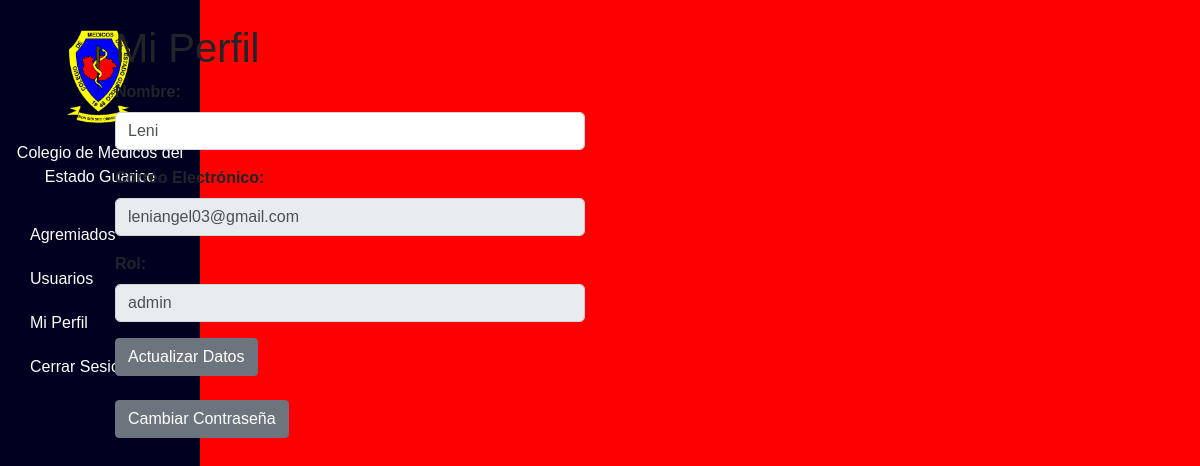
Screenshot of /profile.php (signed in) with the database file from the repository.
### tables this page shows
CREATE TABLE `users` (
  `id` int(11) NOT NULL,
  `nombre` varchar(50) NOT NULL,
  `correo` varchar(100) NOT NULL,
  `rol` enum('admin','visualizador') NOT NULL,
  `contrasena` varchar(255) NOT NULL
);

### profile.php (the view, shortened to what this page needs)
<?php
require 'includes/db.php';
$user_id = $_SESSION['user_id'];
$stmt = $pdo->prepare('SELECT * FROM users WHERE id = ?');
$stmt->execute([$user_id]);
$user = $stmt->fetch(PDO::FETCH_ASSOC);
$rol = isset($user['rol']) ? $user['rol'] : 'Rol no definido';
?>
<!DOCTYPE html>
<html lang="es">
<head>
    <link rel="stylesheet" href="https://stackpath.bootstrapcdn.com/bootstrap/4.5.2/css/bootstrap.min.css">
    <link rel="stylesheet" href="assets/css/styles.css">
</head>
<body>
    <?php include 'includes/sidebar.php'; ?>
    <div class="container-fluid">
        <div class="row">
            <div class="col-lg-2">
            </div>
            <div class="col-lg-10">
                <div class="mt-4">
                    <h1>Mi Perfil</h1>
                    <form method="post">
                        <div class="form-group">
                            <label for="nombre">Nombre:</label>
                            <input type="text" id="nombre" name="nombre" class="form-control" value="<?= htmlspecialchars($user['nombre']) ?>" required>
                        </div>
                        <div class="form-group">
                            <label for="correo">Correo Electrónico:</label>
                            <input type="email" id="correo" name="correo" class="form-control" value="<?= htmlspecialchars($user['correo']) ?>" disabled required>
                        </div>
                        <div class="form-group">
                            <label for="rol">Rol:</label>
                            <input type="text" id="rol" class="form-control" value="<?= htmlspecialchars($rol) ?>" disabled>
                        </div>
                        <button type="button" class="btn btn-secondary" id="editEmailButton">Actualizar Datos</button>
                    </form>
                    <button id="togglePasswordChange" class="btn btn-secondary mt-4">Cambiar Contraseña</button>
                </div>
            </div>
        </div>
    </div>
</body>
</html>

### assets/css/styles.css (style rules this page uses)
* { margin: 0; padding: 0; box-sizing: border-box; }
body { font-family: 'Arial', sans-serif; background-color: #f8f9fa; }
.form-group label { font-weight: bold; }
.form-control { border-radius: 5px; }
body { width: 50%; background-color: red !important; }

### rows the page displays
users: nombre "Leni", correo "leniangel03@gmail.com", rol "admin"
